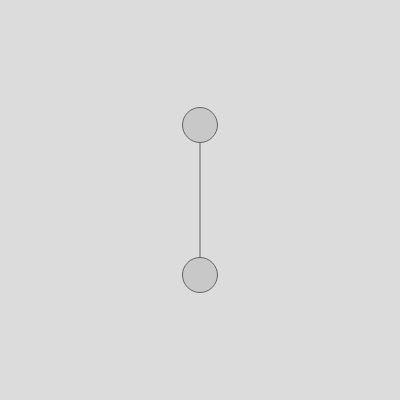
Frame 1 (no input)
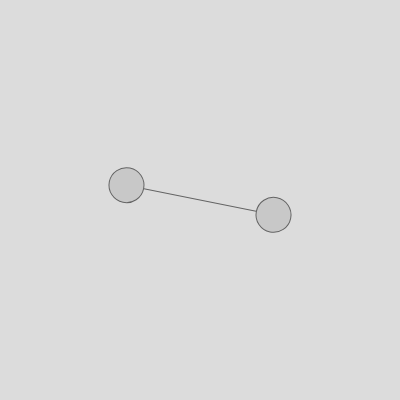
Frame 60 (no input)
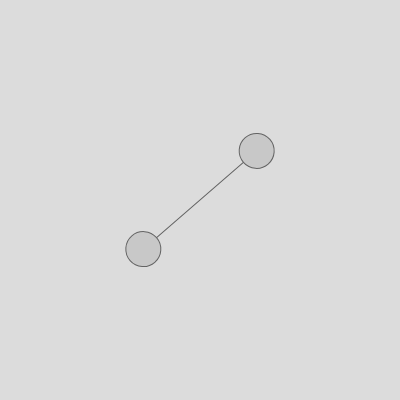
Frame 120 (the mouse pressed at the canvas centre since frame 60)

The p5.js sketch that drew these frames (run headless with seeded random() and noise() and a simulated clock; from frame 60 on, the mouse is pressed at the canvas centre):

// p5.js sketch
// ── sketch.js
/*Add an interaction to the spinning baton. How can you control the acceleration with the mouse? Can you introduce the idea of drag, decreasing the angular velocity over time so the baton eventually comes to rest?*/


let stemLength = 150;
let radius = 35;
let angle = 0;
let angularVelocity = 0;
let angularAcceleration = 0.001;
let isDragging = false;

function setup() {
  createCanvas(400, 400);
  
}

function draw() {
  background(220);
  
  translate(width/2, height/2);
  rotate(angle);
  
  stroke(100);
  fill(200);
  line(0, -stemLength/2, 0, stemLength/2);
  circle(0, -stemLength/2, radius);
  circle(0, stemLength/2, radius);
  
  angularVelocity += angularAcceleration;
  angle += angularVelocity;
  
  //angularVelocity *= 0.99; // Always apply dampening
  console.log(angularAcceleration, angularVelocity);
  
  
  //   if (isDragging) {
  //   angularAcceleration = -0.05;
  // } else {
  //   angularAcceleration = 0.001;
  // }

  // angularVelocity += angularAcceleration;
  // angle += angularVelocity;
  // angularVelocity *= 0.99;
  // console.log(isDragging, angularAcceleration, angularVelocity);


}

// function mousePressed() {
//   isDragging = true;
// }

// function mouseReleased() {
//   isDragging = false;
// }




function mouseDragged(){
  // Control acceleration with horizontal mouse movement
  // let force = (mouseX - width / 2) * 0.0005;  // small scaling factor
  angularAcceleration = -0.001;

}

function mouseReleased(){
  angularAcceleration = 0.001;
}



/*

class Baton{
  constructor(stemLength, radius){
    this.stemLength = stemLength;
    this.radius = radius;
    this.center = createVector(width/2, height/2);
    this.angle = 0;
  }
  
  rotate(){
    rotate(this.angle);
    this.angle += 0.05;
    // this.center.x = width/2;
    // this.center.y = height/2;
  }
  
  show(){
    strokeWeight(5);
    stroke(100);
    // let stem = line(this.center.x, this.center.y - this.stemLength/2, this.center.x, this.center.y + this.stemLength/2);
    
    strokeWeight(1);
    fill(200);
    // let ballA = circle(this.center.x, this.center.y - this.stemLength/2, this.radius);
    // let ballB = circle(this.center.x, this.center.y + this.stemLength/2, this.radius);
    
    line(0, -this.stemLength / 2, 0, this.stemLength / 2);
    circle(0, -this.stemLength / 2, this.radius);
    circle(0, this.stemLength / 2, this.radius);
    
  }
}

*/
